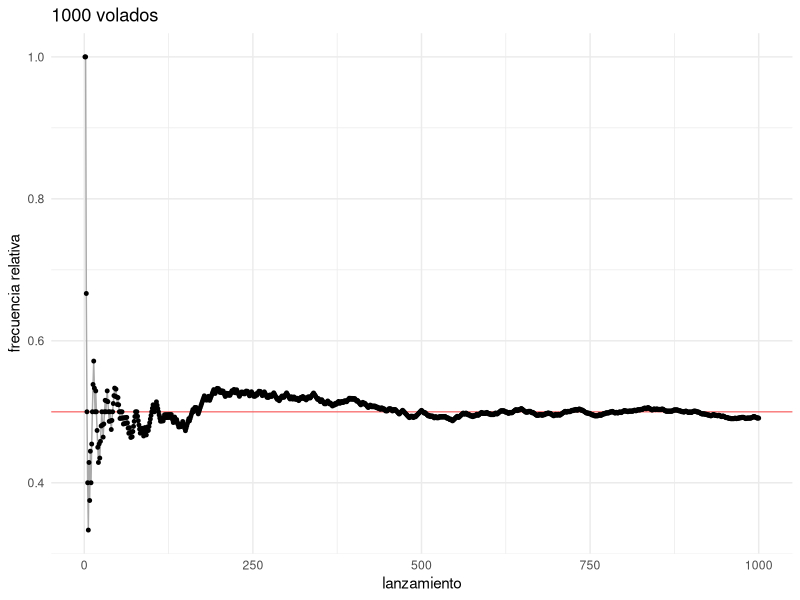
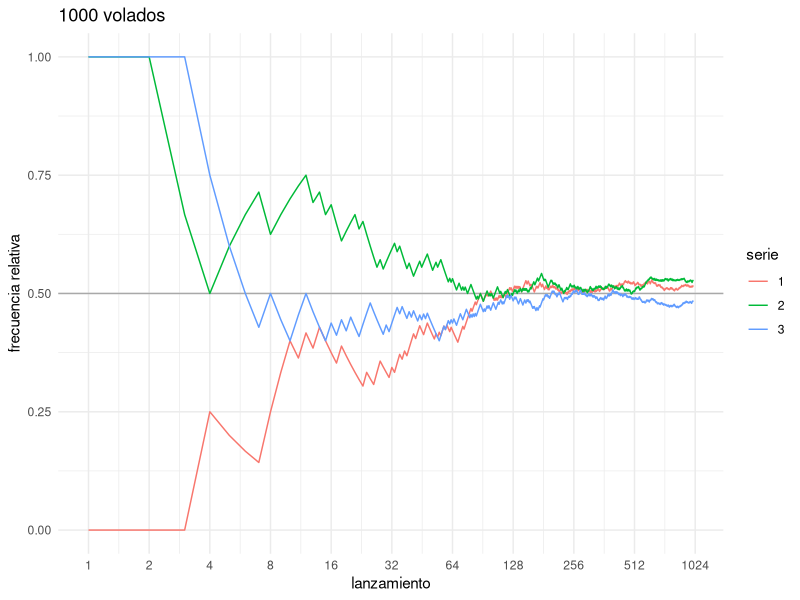
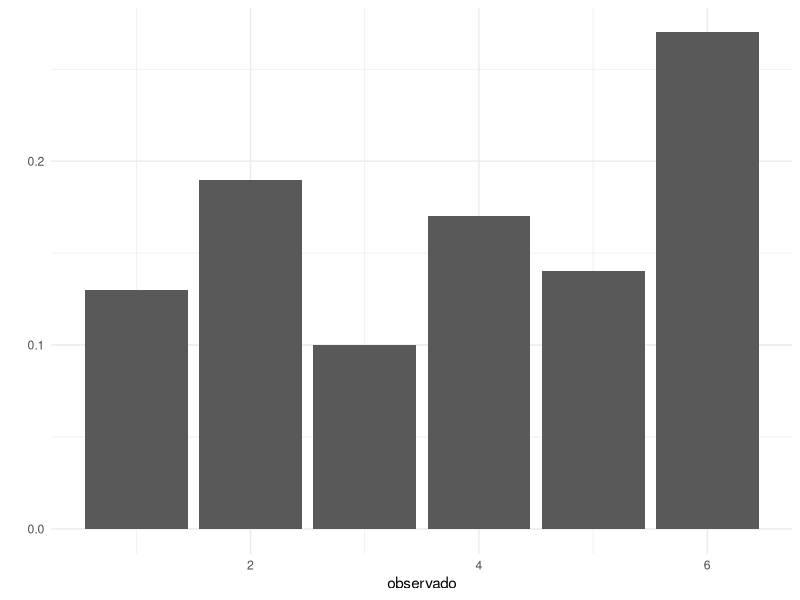
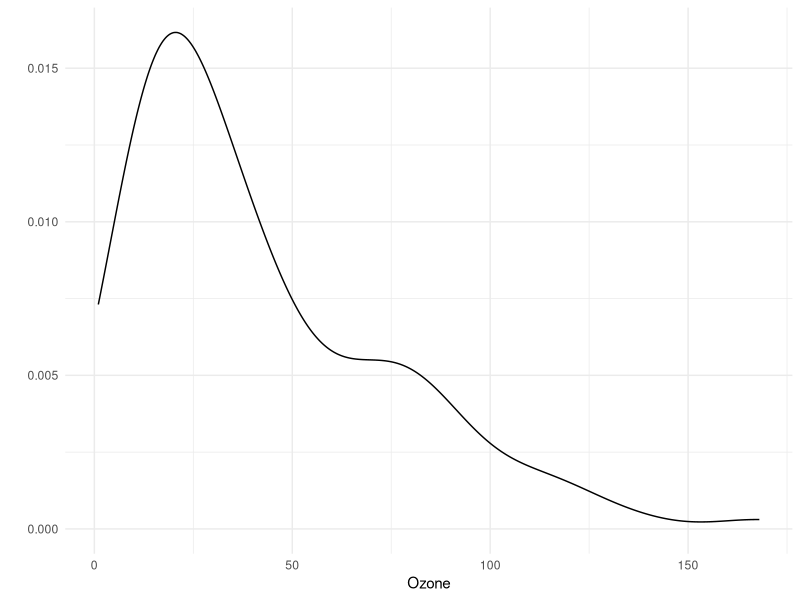

R code for these plots, in order: (Note: this script raises an error after producing the figures.)
## ---- chunk 1
knitr::opts_chunk$set(
    comment = "#>",
    collapse = TRUE
)
comma <- function(x) format(x, digits = 2, big.mark = ",")
options(digits=2)

library(tidyverse)
library(magrittr)
theme_set(theme_minimal())
## ---- chunk 2
choose(6, 3) * choose(9, 2) / choose(15, 5)
## ---- chunk 3
lanzamientos_10 <- sample(c("A", "S"), 10, replace = TRUE)
lanzamientos_10
## ---- chunk 4
cumsum(lanzamientos_10 == "A") # suma acumulada de águilas
cumsum(lanzamientos_10 == "A") / 1:10
## ---- chunk 5
n <- 1000
data_frame(num_lanzamiento = 1:n, lanzamiento = sample(c("A", "S"), n, replace = TRUE)) %>% 
    mutate(frec_rel = cummean(lanzamiento == "A")) %>%
    ggplot(aes(x = num_lanzamiento, y = frec_rel)) +
        geom_hline(yintercept = 0.5, color = "red", alpha = 0.5) +
        geom_line(color = "darkgray") +
        geom_point(size = 1.0) +
        labs(y = "frecuencia relativa", title = "1000 volados", x = "lanzamiento")
## ---- chunk 6
lanzar <- function(n = 1000){
    data_frame(num_lanzamiento = 1:n, lanzamiento = sample(c("A", "S"), n, replace = TRUE)) %>% 
        mutate(frec_rel = cummean(lanzamiento == "A"))
  }
head(lanzar())

set.seed(31287931)
# usamos la función map_df del paquete purrr
map_df(1:3, ~lanzar(), .id = "serie") %>% 
    ggplot(aes(x = log(num_lanzamiento), y = frec_rel, color = as.character(serie))) +
        geom_hline(yintercept = 0.5, color = "darkgray") + 
        geom_line() +
        scale_x_continuous("lanzamiento", labels = exp, 
            breaks = log(sapply(0:10, function(i) 2 ^ i))) +
        labs(color = "serie", y = "frecuencia relativa", title = "1000 volados")
## ---- chunk 7
n <- 10000
moneda_1 <- sample(c("A", "S"), n, replace = TRUE)
moneda_2 <- sample(c("A", "S"), n, replace = TRUE)
sum(moneda_1 == moneda_2 & moneda_1 =="A") / n
## ---- chunk 8
apostar <- function(dinero = 100, apuesta = 5, tope = 200, p = 0.47){
    while(0 < dinero & dinero < tope){
        if(runif(1) < p){
            dinero <- dinero + apuesta
        } 
        else{
            dinero <- dinero - apuesta
        }
    }
    dinero > 0
}
n_juegos <- 5000
juegos <- rerun(n_juegos, apostar()) %>% flatten_dbl()
mean(juegos)

juegos <- rerun(n_juegos, apostar(apuesta = 5)) %>% flatten_dbl()
mean(juegos)
## ---- chunk 9
p = 0.47
1 - (1 - (p / (1 - p)) ^ (100 / 5)) / (1 - (p / (1 - p)) ^ (200 / 5)) # apostando de 5 en 5
1 - (1 - (p / (1 - p)) ^ (100 / 50)) / (1 - (p / (1 - p)) ^ (200 / 50)) # apostando de 50 en 50
## ---- chunk 10
dado <- read_delim("data/dado.csv", " ", escape_double = FALSE, trim_ws = TRUE)
prop.table(table(dado$observado))
## ---- chunk 11
ggplot(dado, aes(x = observado)) + 
    geom_bar(aes(y = ..prop..)) +
    labs(y = "")
## ---- chunk 12
data(airquality)
glimpse(airquality)
## ---- chunk 13
ozone_1 <- airquality$Ozone[!(is.na(airquality$Ozone))]
n <- length(ozone_1)
n # calculamos n (tamaño de muestra)
ozone_ab <- ozone_1[0 < ozone_1 & ozone_1 < 20]
ozone_ab
n_ab <- length(ozone_ab)  # contamos cuantas observaciones pertenecen al evento (0, 20)
n_ab/n
## ---- chunk 14
ggplot(airquality, aes(x = Ozone)) +
    #geom_histogram(binwidth = 10, aes(y = ..density..)) + 
  geom_density() +
    labs(y = "")
## ---- chunk 15
volado <- c("A", "S") 
volados <- volado %>% 
    crossing(volado) %>% 
    crossing(volado)
volados
## ---- chunk 16
volados %>% 
    filter(`.` == "A")
## ---- chunk 17
x <- rnorm(10000, mean = 10)
mean(x)
